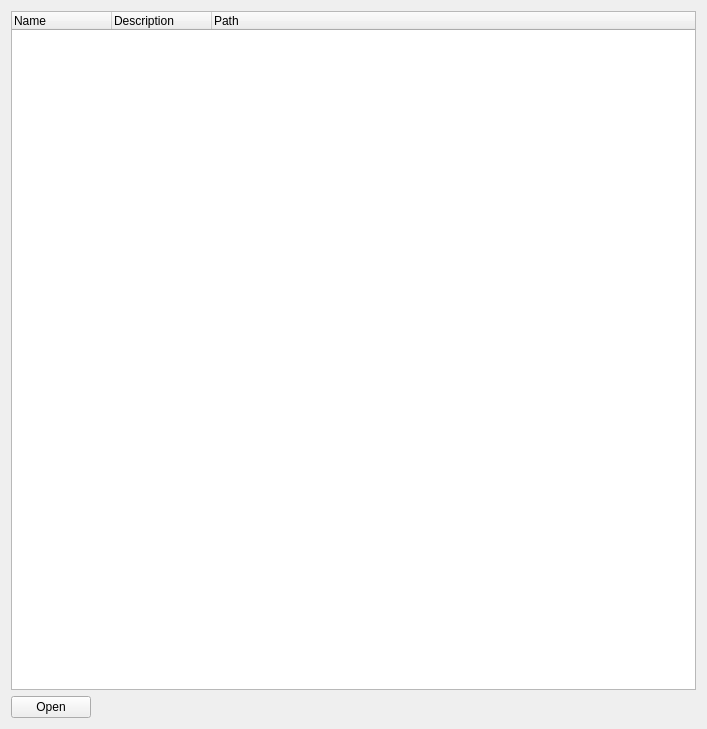
<?xml version="1.0" encoding="UTF-8"?>
<ui version="4.0">
 <class>SkiDataSourceWidget</class>
 <widget class="QWidget" name="SkiDataSourceWidget">
  <property name="geometry">
   <rect>
    <x>0</x>
    <y>0</y>
    <width>707</width>
    <height>729</height>
   </rect>
  </property>
  <property name="sizePolicy">
   <sizepolicy hsizetype="Expanding" vsizetype="Expanding">
    <horstretch>0</horstretch>
    <verstretch>0</verstretch>
   </sizepolicy>
  </property>
  <property name="contextMenuPolicy">
   <enum>Qt::CustomContextMenu</enum>
  </property>
  <property name="windowTitle">
   <string>SkiDataView</string>
  </property>
  <layout class="QVBoxLayout" name="verticalLayout">
   <item>
    <widget class="QTreeWidget" name="dataTreeWidget">
     <column>
      <property name="text">
       <string>Name</string>
      </property>
     </column>
     <column>
      <property name="text">
       <string>Description</string>
      </property>
     </column>
     <column>
      <property name="text">
       <string>Path</string>
      </property>
     </column>
    </widget>
   </item>
   <item>
    <layout class="QHBoxLayout" name="horizontalLayout">
     <item>
      <widget class="QPushButton" name="openPushButton">
       <property name="text">
        <string>Open</string>
       </property>
      </widget>
     </item>
     <item>
      <spacer name="horizontalSpacer">
       <property name="orientation">
        <enum>Qt::Horizontal</enum>
       </property>
       <property name="sizeHint" stdset="0">
        <size>
         <width>40</width>
         <height>20</height>
        </size>
       </property>
      </spacer>
     </item>
    </layout>
   </item>
  </layout>
  <action name="actionLoad">
   <property name="text">
    <string>Load</string>
   </property>
  </action>
  <action name="actionLoad_All">
   <property name="text">
    <string>Load All</string>
   </property>
  </action>
  <action name="actionUnload">
   <property name="text">
    <string>Unload</string>
   </property>
  </action>
  <action name="actionUnload_All">
   <property name="text">
    <string>Unload All</string>
   </property>
  </action>
  <action name="actionRemove">
   <property name="text">
    <string>Remove</string>
   </property>
  </action>
  <action name="actionRemove_All">
   <property name="text">
    <string>Remove All</string>
   </property>
  </action>
 </widget>
 <resources>
  <include location="imuCostumeIcons.qrc"/>
 </resources>
 <connections>
  <connection>
   <sender>openPushButton</sender>
   <signal>clicked()</signal>
   <receiver>SkiDataSourceWidget</receiver>
   <slot>onOpen()</slot>
   <hints>
    <hint type="sourcelabel">
     <x>47</x>
     <y>707</y>
    </hint>
    <hint type="destinationlabel">
     <x>353</x>
     <y>364</y>
    </hint>
   </hints>
  </connection>
  <connection>
   <sender>SkiDataSourceWidget</sender>
   <signal>customContextMenuRequested(QPoint)</signal>
   <receiver>SkiDataSourceWidget</receiver>
   <slot>onCustomContextMenuRequest(QPoint)</slot>
   <hints>
    <hint type="sourcelabel">
     <x>353</x>
     <y>364</y>
    </hint>
    <hint type="destinationlabel">
     <x>353</x>
     <y>364</y>
    </hint>
   </hints>
  </connection>
  <connection>
   <sender>actionLoad</sender>
   <signal>triggered()</signal>
   <receiver>SkiDataSourceWidget</receiver>
   <slot>onLoad()</slot>
   <hints>
    <hint type="sourcelabel">
     <x>-1</x>
     <y>-1</y>
    </hint>
    <hint type="destinationlabel">
     <x>353</x>
     <y>364</y>
    </hint>
   </hints>
  </connection>
  <connection>
   <sender>actionLoad_All</sender>
   <signal>triggered()</signal>
   <receiver>SkiDataSourceWidget</receiver>
   <slot>onLoadAll()</slot>
   <hints>
    <hint type="sourcelabel">
     <x>-1</x>
     <y>-1</y>
    </hint>
    <hint type="destinationlabel">
     <x>353</x>
     <y>364</y>
    </hint>
   </hints>
  </connection>
  <connection>
   <sender>actionRemove</sender>
   <signal>triggered()</signal>
   <receiver>SkiDataSourceWidget</receiver>
   <slot>onRemove()</slot>
   <hints>
    <hint type="sourcelabel">
     <x>-1</x>
     <y>-1</y>
    </hint>
    <hint type="destinationlabel">
     <x>353</x>
     <y>364</y>
    </hint>
   </hints>
  </connection>
  <connection>
   <sender>actionRemove_All</sender>
   <signal>triggered()</signal>
   <receiver>SkiDataSourceWidget</receiver>
   <slot>onRemoveAll()</slot>
   <hints>
    <hint type="sourcelabel">
     <x>-1</x>
     <y>-1</y>
    </hint>
    <hint type="destinationlabel">
     <x>353</x>
     <y>364</y>
    </hint>
   </hints>
  </connection>
  <connection>
   <sender>actionUnload</sender>
   <signal>triggered()</signal>
   <receiver>SkiDataSourceWidget</receiver>
   <slot>onUnload()</slot>
   <hints>
    <hint type="sourcelabel">
     <x>-1</x>
     <y>-1</y>
    </hint>
    <hint type="destinationlabel">
     <x>353</x>
     <y>364</y>
    </hint>
   </hints>
  </connection>
  <connection>
   <sender>actionUnload_All</sender>
   <signal>triggered()</signal>
   <receiver>SkiDataSourceWidget</receiver>
   <slot>onUnloadAll()</slot>
   <hints>
    <hint type="sourcelabel">
     <x>353</x>
     <y>364</y>
    </hint>
    <hint type="destinationlabel">
     <x>353</x>
     <y>364</y>
    </hint>
   </hints>
  </connection>
 </connections>
 <slots>
  <slot>onOpen()</slot>
  <slot>onCustomContextMenuRequest(QPoint)</slot>
  <slot>onLoad()</slot>
  <slot>onLoadAll()</slot>
  <slot>onUnload()</slot>
  <slot>onUnloadAll()</slot>
  <slot>onRemove()</slot>
  <slot>onRemoveAll()</slot>
 </slots>
</ui>
